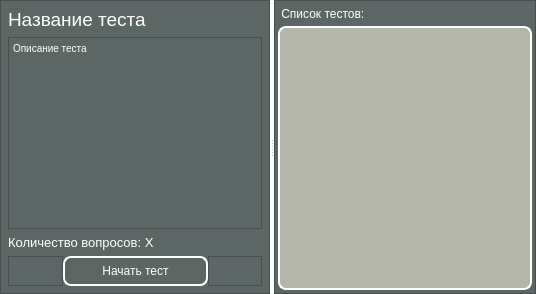
         <widget class="QWidget" name="test_list_page">
          <property name="styleSheet">
           <string notr="true">background-color: rgb(92, 103, 101);</string>
          </property>
          <layout class="QVBoxLayout" name="verticalLayout_3">
           <property name="leftMargin">
            <number>0</number>
           </property>
           <property name="topMargin">
            <number>0</number>
           </property>
           <property name="rightMargin">
            <number>0</number>
           </property>
           <property name="bottomMargin">
            <number>0</number>
           </property>
           <item>
            <widget class="QSplitter" name="splitter_2">
             <property name="styleSheet">
              <string notr="true">background-color: rgb(255, 255, 255);</string>
             </property>
             <property name="orientation">
              <enum>Qt::Horizontal</enum>
             </property>
             <property name="childrenCollapsible">
              <bool>false</bool>
             </property>
             <widget class="QWidget" name="verticalLayoutWidget_4">
              <layout class="QVBoxLayout" name="verticalLayout_6">
               <property name="spacing">
                <number>0</number>
               </property>
               <item>
                <widget class="QFrame" name="frame_5">
                 <property name="sizePolicy">
                  <sizepolicy hsizetype="Preferred" vsizetype="Expanding">
                   <horstretch>0</horstretch>
                   <verstretch>0</verstretch>
                  </sizepolicy>
                 </property>
                 <property name="minimumSize">
                  <size>
                   <width>155</width>
                   <height>0</height>
                  </size>
                 </property>
                 <property name="styleSheet">
                  <string notr="true">background-color: rgb(92, 103, 101);</string>
                 </property>
                 <property name="frameShape">
                  <enum>QFrame::StyledPanel</enum>
                 </property>
                 <property name="frameShadow">
                  <enum>QFrame::Raised</enum>
                 </property>
                 <layout class="QVBoxLayout" name="verticalLayout">
                  <property name="leftMargin">
                   <number>7</number>
                  </property>
                  <property name="topMargin">
                   <number>7</number>
                  </property>
                  <property name="rightMargin">
                   <number>7</number>
                  </property>
                  <property name="bottomMargin">
                   <number>7</number>
                  </property>
                  <item>
                   <widget class="QLabel" name="label_test_name">
                    <property name="font">
                     <font>
                      <pointsize>14</pointsize>
                      <weight>50</weight>
                      <bold>false</bold>
                     </font>
                    </property>
                    <property name="styleSheet">
                     <string notr="true">color: rgb(255, 255, 255);</string>
                    </property>
                    <property name="text">
                     <string>Название теста</string>
                    </property>
                   </widget>
                  </item>
                  <item>
                   <widget class="QTextBrowser" name="textBrowser_test_description">
                    <property name="sizePolicy">
                     <sizepolicy hsizetype="Preferred" vsizetype="Expanding">
                      <horstretch>0</horstretch>
                      <verstretch>0</verstretch>
                     </sizepolicy>
                    </property>
                    <property name="styleSheet">
                     <string notr="true">color: rgb(255, 255, 255);</string>
                    </property>
                    <property name="html">
                     <string>&lt;!DOCTYPE HTML PUBLIC &quot;-//W3C//DTD HTML 4.0//EN&quot; &quot;http://www.w3.org/TR/REC-html40/strict.dtd&quot;&gt;
&lt;html&gt;&lt;head&gt;&lt;meta name=&quot;qrichtext&quot; content=&quot;1&quot; /&gt;&lt;style type=&quot;text/css&quot;&gt;
p, li { white-space: pre-wrap; }
&lt;/style&gt;&lt;/head&gt;&lt;body style=&quot; font-family:'MS Shell Dlg 2'; font-size:7.8pt; font-weight:400; font-style:normal;&quot;&gt;
&lt;p style=&quot; margin-top:0px; margin-bottom:0px; margin-left:0px; margin-right:0px; -qt-block-indent:0; text-indent:0px;&quot;&gt;Описание теста&lt;/p&gt;&lt;/body&gt;&lt;/html&gt;</string>
                    </property>
                    <property name="placeholderText">
                     <string/>
                    </property>
                   </widget>
                  </item>
                  <item>
                   <widget class="QLabel" name="label_test_question_count">
                    <property name="font">
                     <font>
                      <pointsize>10</pointsize>
                     </font>
                    </property>
                    <property name="styleSheet">
                     <string notr="true">color: rgb(255, 255, 255);</string>
                    </property>
                    <property name="text">
                     <string>Количество вопросов: X</string>
                    </property>
                   </widget>
                  </item>
                  <item>
                   <layout class="QHBoxLayout" name="horizontalLayout_3" stretch="0,0,0">
                    <property name="spacing">
                     <number>0</number>
                    </property>
                    <property name="leftMargin">
                     <number>0</number>
                    </property>
                    <property name="topMargin">
                     <number>0</number>
                    </property>
                    <property name="rightMargin">
                     <number>0</number>
                    </property>
                    <item>
                     <widget class="QFrame" name="frame_6">
                      <property name="sizePolicy">
                       <sizepolicy hsizetype="Preferred" vsizetype="Preferred">
                        <horstretch>0</horstretch>
                        <verstretch>0</verstretch>
                       </sizepolicy>
                      </property>
                      <property name="minimumSize">
                       <size>
                        <width>0</width>
                        <height>30</height>
                       </size>
                      </property>
                      <property name="styleSheet">
                       <string notr="true">background-color: rgb(92, 103, 101);</string>
                      </property>
                      <property name="frameShape">
                       <enum>QFrame::StyledPanel</enum>
                      </property>
                      <property name="frameShadow">
                       <enum>QFrame::Raised</enum>
                      </property>
                     </widget>
                    </item>
                    <item>
                     <widget class="QPushButton" name="pushButton_start_test">
                      <property name="sizePolicy">
                       <sizepolicy hsizetype="Fixed" vsizetype="Fixed">
                        <horstretch>0</horstretch>
                        <verstretch>0</verstretch>
                       </sizepolicy>
                      </property>
                      <property name="minimumSize">
                       <size>
                        <width>145</width>
                        <height>30</height>
                       </size>
                      </property>
                      <property name="styleSheet">
                       <string notr="true">QPushButton {
	color: white;
	background-color: rgb(92, 103, 101);
	border: 2px solid white;
	border-radius: 8px;
}

QPushButton::pressed {
	background-color: rgb(77, 86, 84);
}</string>
                      </property>
                      <property name="text">
                       <string>Начать тест</string>
                      </property>
                     </widget>
                    </item>
                    <item>
                     <widget class="QFrame" name="frame_7">
                      <property name="sizePolicy">
                       <sizepolicy hsizetype="Preferred" vsizetype="Preferred">
                        <horstretch>0</horstretch>
                        <verstretch>0</verstretch>
                       </sizepolicy>
                      </property>
                      <property name="minimumSize">
                       <size>
                        <width>0</width>
                        <height>30</height>
                       </size>
                      </property>
                      <property name="styleSheet">
                       <string notr="true">background-color: rgb(92, 103, 101);</string>
                      </property>
                      <property name="frameShape">
                       <enum>QFrame::StyledPanel</enum>
                      </property>
                      <property name="frameShadow">
                       <enum>QFrame::Raised</enum>
                      </property>
                     </widget>
                    </item>
                   </layout>
                  </item>
                 </layout>
                </widget>
               </item>
              </layout>
             </widget>
             <widget class="QWidget" name="verticalLayoutWidget_5">
              <layout class="QVBoxLayout" name="verticalLayout_7">
               <property name="spacing">
                <number>0</number>
               </property>
               <property name="bottomMargin">
                <number>0</number>
               </property>
               <item>
                <widget class="QFrame" name="frame_26">
                 <property name="styleSheet">
                  <string notr="true">background-color: rgb(92, 103, 101);</string>
                 </property>
                 <property name="frameShape">
                  <enum>QFrame::StyledPanel</enum>
                 </property>
                 <property name="frameShadow">
                  <enum>QFrame::Raised</enum>
                 </property>
                 <layout class="QVBoxLayout" name="verticalLayout_17">
                  <property name="spacing">
                   <number>0</number>
                  </property>
                  <property name="leftMargin">
                   <number>3</number>
                  </property>
                  <property name="topMargin">
                   <number>0</number>
                  </property>
                  <property name="rightMargin">
                   <number>3</number>
                  </property>
                  <property name="bottomMargin">
                   <number>3</number>
                  </property>
                  <item>
                   <widget class="QLabel" name="target_label">
                    <property name="sizePolicy">
                     <sizepolicy hsizetype="Expanding" vsizetype="Preferred">
                      <horstretch>0</horstretch>
                      <verstretch>0</verstretch>
                     </sizepolicy>
                    </property>
                    <property name="minimumSize">
                     <size>
                      <width>0</width>
                      <height>25</height>
                     </size>
                    </property>
                    <property name="styleSheet">
                     <string notr="true">background-color: rgb(92, 103, 101);
color: rgb(255, 255, 255);</string>
                    </property>
                    <property name="text">
                     <string> Список тестов:</string>
                    </property>
                   </widget>
                  </item>
                  <item>
                   <widget class="QListWidget" name="listWidget_tests">
                    <property name="styleSheet">
                     <string notr="true">QListWidget {
	background-color: rgb(180, 182, 169);
	border: 2px solid white;
	border-radius: 8px;
	color: rgb(44, 44, 44);
}</string>
                    </property>
                   </widget>
                  </item>
                 </layout>
                </widget>
               </item>
              </layout>
             </widget>
            </widget>
           </item>
          </layout>
         </widget>
